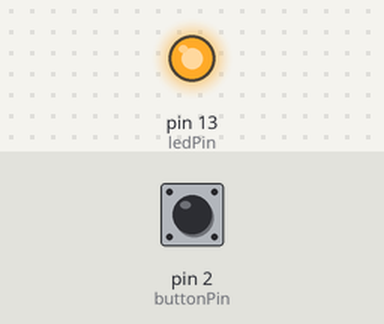
The sketch below on a simulated Arduino Uno, built with avr-gcc and run on an emulated ATmega328P. Parts: output pins drawn as LEDs (lit = HIGH). Inputs (shaded band) come from the test bench; at power-on: pin 2 (buttonPin) LOW.

Above: at 1.2 s.
1.3 s: pin 2 (buttonPin) pulled HIGH for 0.15 s
At 1.8 s:
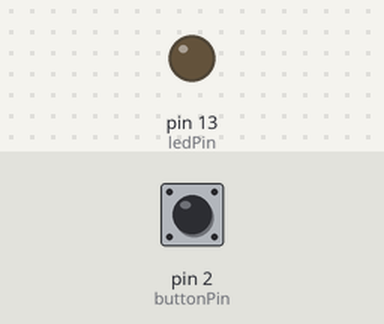
2.9 s: pin 2 (buttonPin) pulled HIGH for 1 s
At 4.2 s:
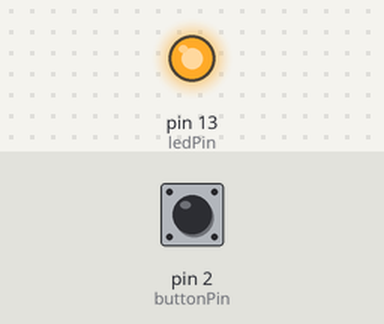
5.4 s: pin 2 (buttonPin) pulled HIGH for 3.2 s
At 6.1 s:
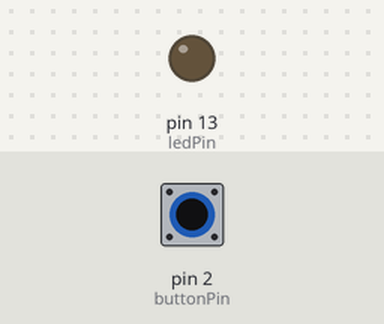
Timing chart, 0 to 8.4 s (numbered marks = the images above; inputs shaded):
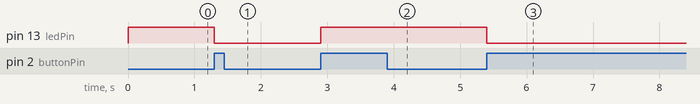

The sketch:

pushButton.ino
```cpp
int buttonState;
int previousButtonState = LOW;

int ledState = HIGH;
int buttonPin = 2;
const int ledPin = 13;

long previousDebounceTime = 0;
long debounceDelay = 50;

void setup() {
  pinMode(ledPin, OUTPUT);
  pinMode(buttonPin, INPUT);
//  Serial.begin(9600);
}

void loop() {
  int reading = digitalRead(buttonPin);

  if (reading != previousButtonState){
    previousDebounceTime = millis();
  }

//  if ((millis() - previousDebounceTime) > debounceDelay) {
    if (reading != buttonState){
      buttonState = reading;
      if (buttonState == HIGH){
        ledState = !ledState;
      }
    }
//  }

  digitalWrite(ledPin, ledState);
  previousButtonState = reading;

}
```

Measured:
- after the input at 1.3 s, pin 13 (ledPin): HIGH → LOW at once
- after the input at 2.9 s, pin 13 (ledPin): LOW → HIGH at once
- after the input at 5.4 s, pin 13 (ledPin): HIGH → LOW at once
